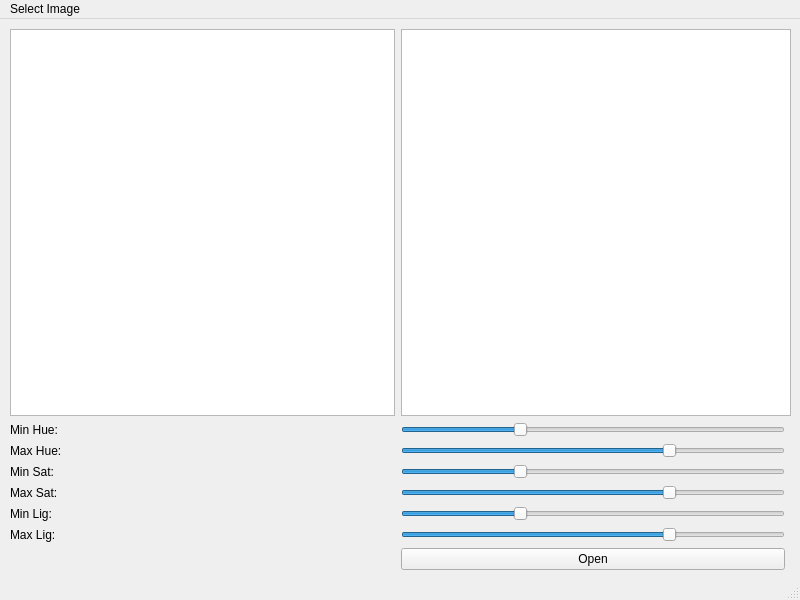
<?xml version="1.0" encoding="UTF-8"?>
<ui version="4.0">
 <class>MainWindow</class>
 <widget class="QMainWindow" name="MainWindow">
  <property name="geometry">
   <rect>
    <x>0</x>
    <y>0</y>
    <width>800</width>
    <height>600</height>
   </rect>
  </property>
  <property name="windowTitle">
   <string>MainWindow</string>
  </property>
  <widget class="QWidget" name="centralwidget">
   <widget class="QWidget" name="gridLayoutWidget">
    <property name="geometry">
     <rect>
      <x>10</x>
      <y>10</y>
      <width>781</width>
      <height>541</height>
     </rect>
    </property>
    <layout class="QGridLayout" name="gridLayout">
     <item row="2" column="0">
      <widget class="QLabel" name="min_hue_lbl">
       <property name="text">
        <string>Min Hue: </string>
       </property>
      </widget>
     </item>
     <item row="4" column="0">
      <widget class="QLabel" name="min_sat_lbl">
       <property name="text">
        <string>Min Sat:</string>
       </property>
      </widget>
     </item>
     <item row="2" column="1">
      <widget class="QSlider" name="min_hue_slider">
       <property name="accessibleName">
        <string>hue</string>
       </property>
       <property name="value">
        <number>30</number>
       </property>
       <property name="orientation">
        <enum>Qt::Horizontal</enum>
       </property>
      </widget>
     </item>
     <item row="7" column="0">
      <widget class="QLabel" name="max_lig_lbl">
       <property name="text">
        <string>Max Lig:</string>
       </property>
      </widget>
     </item>
     <item row="5" column="0">
      <widget class="QLabel" name="max_sat_lbl">
       <property name="text">
        <string>Max Sat:</string>
       </property>
      </widget>
     </item>
     <item row="3" column="1">
      <widget class="QSlider" name="max_hue_slider">
       <property name="value">
        <number>70</number>
       </property>
       <property name="orientation">
        <enum>Qt::Horizontal</enum>
       </property>
      </widget>
     </item>
     <item row="6" column="0">
      <widget class="QLabel" name="min_lig_lbl">
       <property name="text">
        <string>Min Lig:</string>
       </property>
      </widget>
     </item>
     <item row="1" column="1" colspan="2">
      <widget class="QGraphicsView" name="image_holder"/>
     </item>
     <item row="6" column="1">
      <widget class="QSlider" name="min_lig_slider">
       <property name="accessibleName">
        <string>light</string>
       </property>
       <property name="value">
        <number>30</number>
       </property>
       <property name="orientation">
        <enum>Qt::Horizontal</enum>
       </property>
      </widget>
     </item>
     <item row="4" column="1">
      <widget class="QSlider" name="min_sat_slider">
       <property name="accessibleName">
        <string>sat</string>
       </property>
       <property name="value">
        <number>30</number>
       </property>
       <property name="orientation">
        <enum>Qt::Horizontal</enum>
       </property>
      </widget>
     </item>
     <item row="5" column="1">
      <widget class="QSlider" name="max_sat_slider">
       <property name="value">
        <number>70</number>
       </property>
       <property name="orientation">
        <enum>Qt::Horizontal</enum>
       </property>
      </widget>
     </item>
     <item row="8" column="1">
      <widget class="QPushButton" name="open_image_btn">
       <property name="text">
        <string>Open</string>
       </property>
      </widget>
     </item>
     <item row="3" column="0">
      <widget class="QLabel" name="max_hue_lbl">
       <property name="text">
        <string>Max Hue:</string>
       </property>
      </widget>
     </item>
     <item row="7" column="1">
      <widget class="QSlider" name="max_lig_slider">
       <property name="value">
        <number>70</number>
       </property>
       <property name="orientation">
        <enum>Qt::Horizontal</enum>
       </property>
      </widget>
     </item>
     <item row="0" column="0">
      <layout class="QVBoxLayout" name="verticalLayout_3"/>
     </item>
     <item row="1" column="0">
      <widget class="QGraphicsView" name="original_image"/>
     </item>
    </layout>
   </widget>
   <zorder>graphicsView</zorder>
   <zorder>gridLayoutWidget</zorder>
  </widget>
  <widget class="QMenuBar" name="menubar">
   <property name="geometry">
    <rect>
     <x>0</x>
     <y>0</y>
     <width>800</width>
     <height>22</height>
    </rect>
   </property>
   <widget class="QMenu" name="menuSelect_Image">
    <property name="title">
     <string>Select Image</string>
    </property>
    <addaction name="actionImage"/>
   </widget>
   <addaction name="menuSelect_Image"/>
  </widget>
  <widget class="QStatusBar" name="statusbar"/>
  <action name="actionImage">
   <property name="text">
    <string>Image</string>
   </property>
  </action>
 </widget>
 <resources/>
 <connections/>
</ui>
